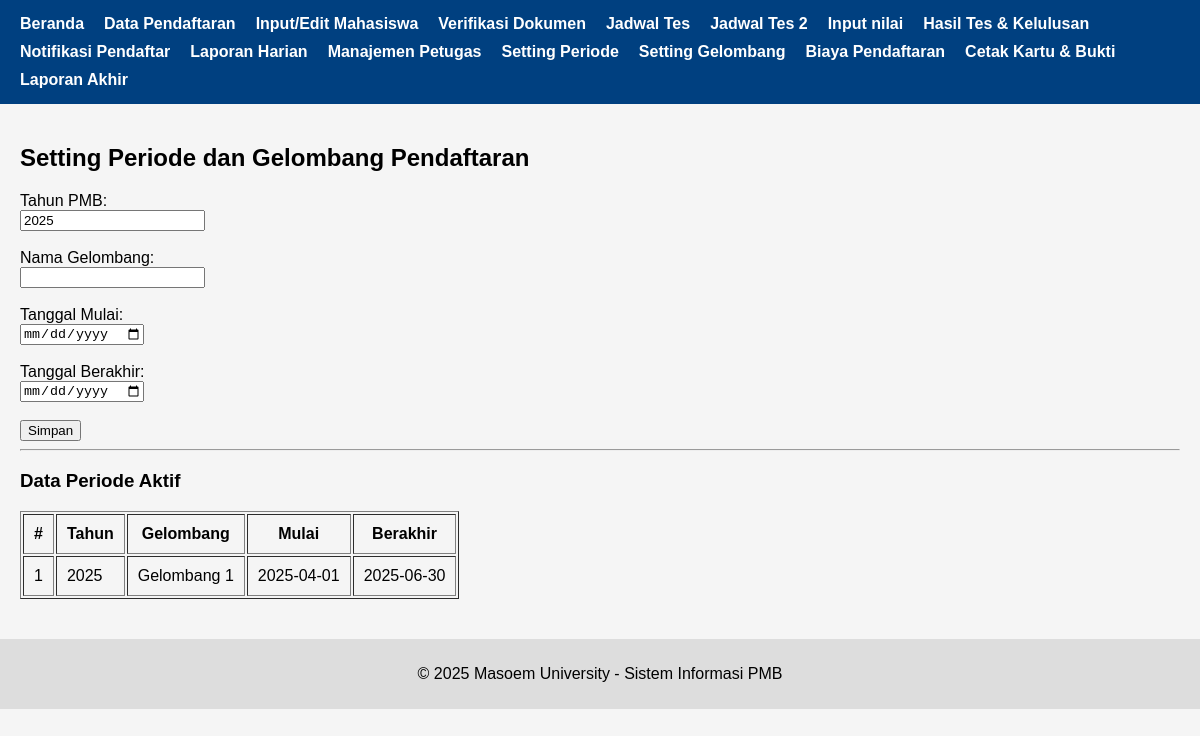
The app's page /pages/setting_periode.php with its own data.
### tables this page shows
CREATE TABLE `periode_pendaftaran` (
  `id` int(11) NOT NULL,
  `tahun_pmb` year(4) DEFAULT NULL,
  `nama_gelombang` varchar(50) DEFAULT NULL,
  `tanggal_mulai` date DEFAULT NULL,
  `tanggal_berakhir` date DEFAULT NULL
);

### pages/setting_periode.php (the view, shortened to what this page needs)
<?php include '../header.php'; include '../koneksi.php'; ?>
<div class="container">
    <h2>Setting Periode dan Gelombang Pendaftaran</h2>
    <form method="post">
        <label>Tahun PMB:</label><br>
        <input type="text" name="tahun" value="2025" required><br><br>
        <label>Nama Gelombang:</label><br>
        <input type="text" name="gelombang" required><br><br>
        <label>Tanggal Mulai:</label><br>
        <input type="date" name="mulai" required><br><br>
        <label>Tanggal Berakhir:</label><br>
        <input type="date" name="akhir" required><br><br>
        <button type="submit">Simpan</button>
    </form>
    <hr>
    <h3>Data Periode Aktif</h3>
    <table border="1" cellpadding="10">
        <tr>
            <th>#</th>
            <th>Tahun</th>
            <th>Gelombang</th>
            <th>Mulai</th>
            <th>Berakhir</th>
        </tr>
        <?php
        $result = mysqli_query($koneksi, "SELECT * FROM periode_pendaftaran ORDER BY tahun_pmb DESC");
        $no = 1;
        while ($row = mysqli_fetch_assoc($result)) {
            echo "<tr>
                <td>$no</td>
                <td>{$row['tahun_pmb']}</td>
                <td>{$row['nama_gelombang']}</td>
                <td>{$row['tanggal_mulai']}</td>
                <td>{$row['tanggal_berakhir']}</td>
            </tr>";
            $no++;
        }
        ?>
    </table>
</div>
<?php include '../footer.php'; ?>

### assets/style.css (style rules this page uses)
body { font-family: Arial, sans-serif; background-color: #f5f5f5; margin: 0; padding: 0; }
.container { padding: 20px; }

### records on screen
periode_pendaftaran: tahun_pmb "2025", nama_gelombang "Gelombang 1", tanggal_mulai "2025-04-01", tanggal_berakhir "2025-06-30"
